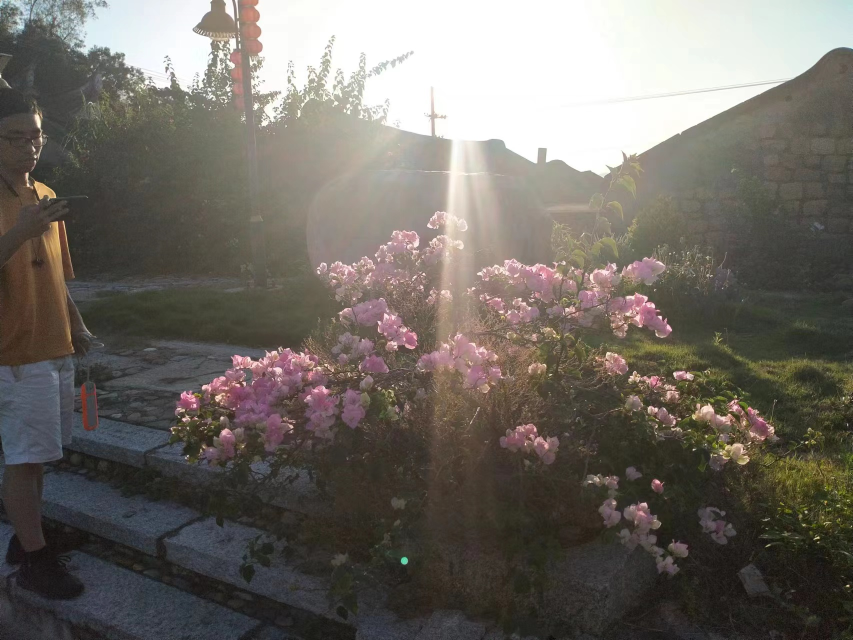
#> input picture tasks/week2-4 视觉组/视觉组第3周考核任务/image/test1.jpg, 1706 x 1280 px, found by its file name (shown at 1/2 size)
$ python image_operation.py
#> lines starting #> are read from the running program, lines starting #| are printed output that depends on the picture; after the words box and inside, x2 and y2 are one past the last pixel; in counts of white or black regions, pixels touching at a corner belong together
import cv2
import numpy as np

img = cv2.imread("test1.jpg")
#> img is the input picture: shape (1280, 1706, 3); mean B, G, R 100.5, 107, 112.1
kernel = np.ones((5,5),np.uint8)

imgRGB = cv2.cvtColor(img,cv2.COLOR_BGR2RGB)
imgGray = cv2.cvtColor(img,cv2.COLOR_BGR2GRAY)  #gray
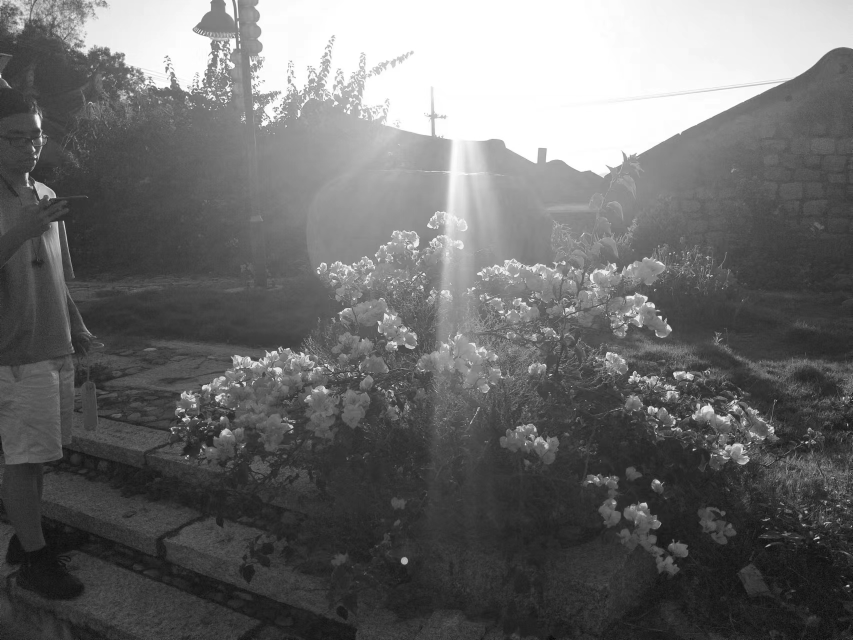
#> imgGray: shape (1280, 1706) (shown at 1/2 size); min 1, max 255, mean 107.8
imgGray2 = cv2.imread("test1.jpg",0) #gray
#> imgGray2: shape (1280, 1706); min 0, max 255, mean 107.8
imgBlur = cv2.GaussianBlur(img,(3,3),1,1)  #blur
imgCanny = cv2.Canny(img,100,200,True)   #canny
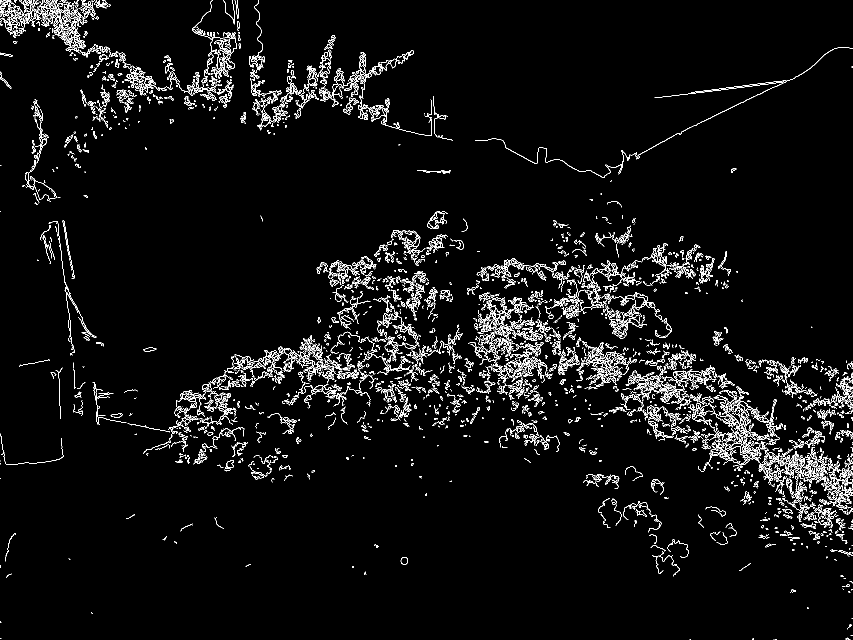
#> imgCanny: shape (1280, 1706) (shown at 1/2 size); 4.1% white in thin lines or dots
imgDilation = cv2.dilate(imgCanny,kernel,iterations=1) #dilate
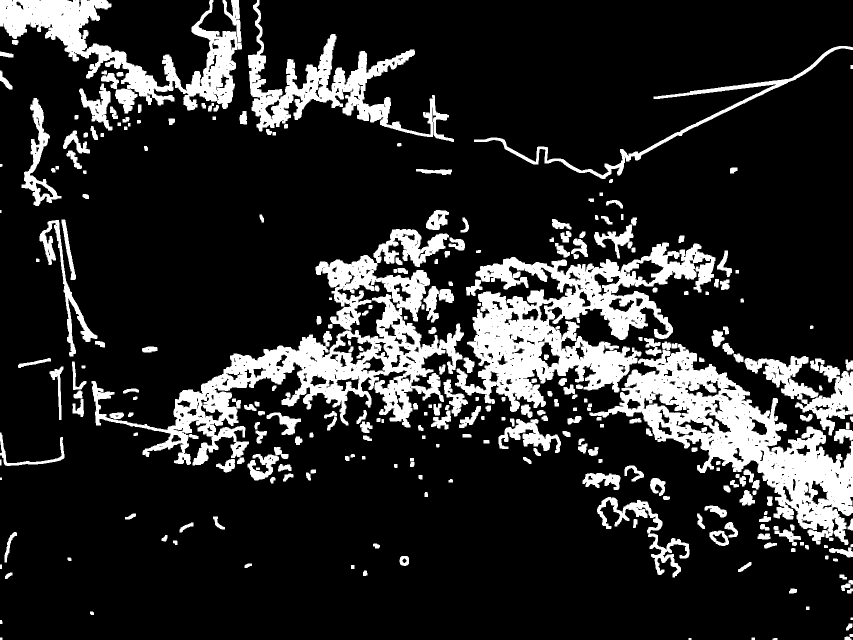
#> imgDilation: shape (1280, 1706) (shown at 1/2 size); 16.7% white; 289 white regions (1 under 20 px), largest, box (x1, y1, x2, y2) and area: (183, 458, 928, 931) 74835, (910, 485, 1431, 824) 67759, (1179, 688, 1706, 1090) 62951
imgErode = cv2.erode(imgDilation,kernel,iterations=1) #erode
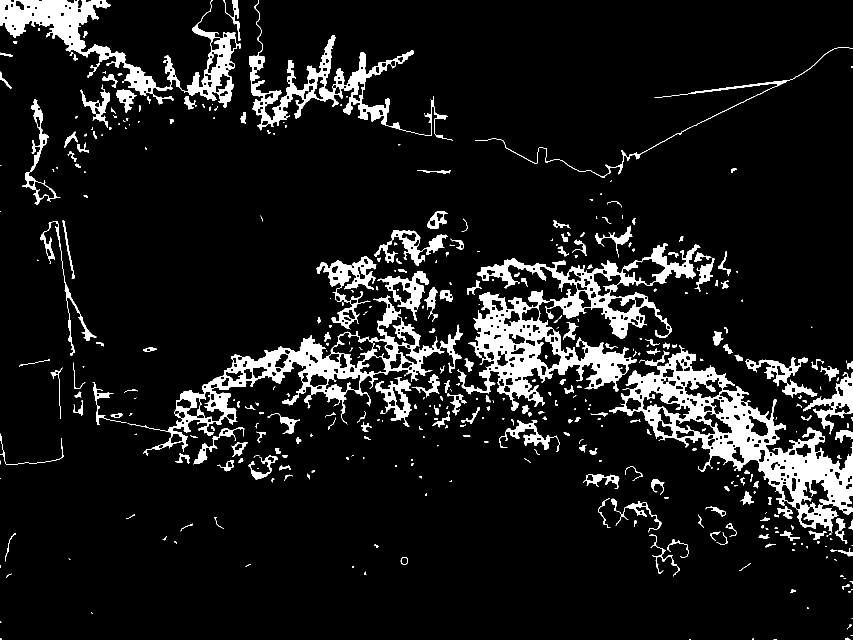
#> imgErode: shape (1280, 1706) (shown at 1/2 size); 9.3% white; 424 white regions (177 under 20 px), largest, box (x1, y1, x2, y2) and area: (915, 487, 1401, 822) 40750, (1218, 690, 1706, 1065) 40531, (255, 590, 926, 912) 25765

cv2.imshow("RGB Image",img)
cv2.imshow("Original Image",img)
cv2.imshow("Gray Image",imgGray)
cv2.imshow("Gray Image2",imgGray2)
cv2.imshow("Gaussian Blur",imgBlur)
cv2.imshow("Canny Edge",imgCanny)
cv2.imshow("Image Dilation",imgDilation)
cv2.imwrite('blur(3,3).jpg',imgBlur)
cv2.imshow("Image Erode",imgErode)
cv2.waitKey(20000)

$ run again, with tasks/week2-4 视觉组/视觉组第3周考核任务/image/RGB.jpg copied over tasks/week2-4 视觉组/视觉组第3周考核任务/image/test1.jpg
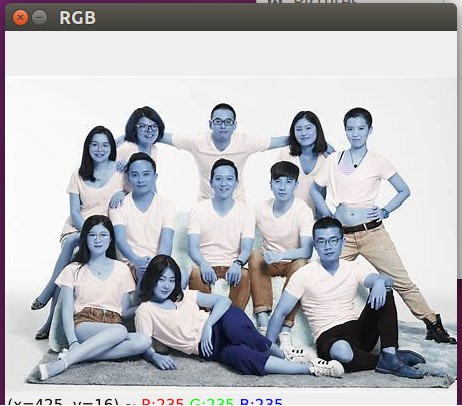
#> input picture tasks/week2-4 视觉组/视觉组第3周考核任务/image/RGB.jpg, 462 x 406 px, found by its file name
#> img is the input picture: shape (406, 462, 3); mean B, G, R 189.2, 184.2, 183.8
#> `imgCanny = cv2.Canny(img,100,200,True)`:
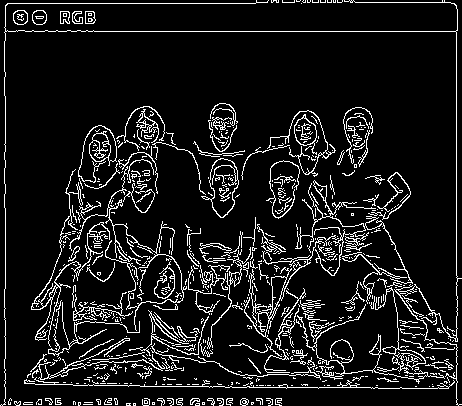
#> imgCanny: shape (406, 462); 10% white in thin lines or dots
#> imgDilation: shape (406, 462); 41.6% white; 9 white regions, largest, box (x1, y1, x2, y2) and area: (0, 0, 462, 406) 74979, (58, 9, 98, 26) 666, (11, 8, 49, 27) 658
#> `imgErode = cv2.erode(imgDilation,kernel,iterations=1)`:
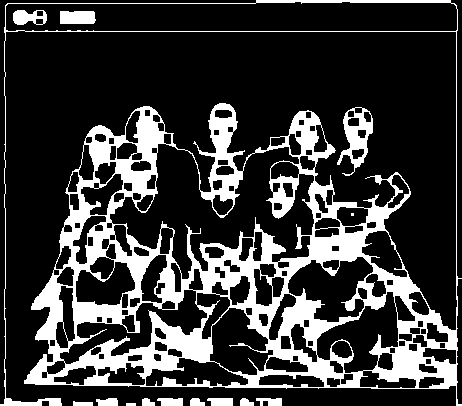
#> imgErode: shape (406, 462); 22.3% white; 14 white regions (1 under 20 px), largest, box (x1, y1, x2, y2) and area: (0, 0, 462, 406) 38998, (337, 107, 373, 176) 987, (60, 11, 96, 24) 450
